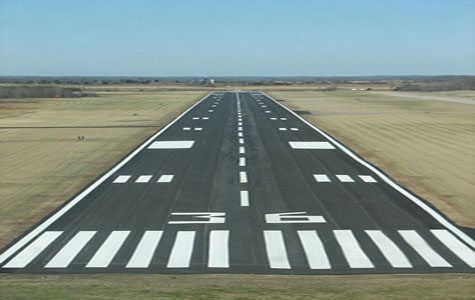
//> input picture Run.jpg, 475 x 300 px
$ ./Line_find   (built with g++ and OpenCV 4)
//> lines starting //> are read from the running program, lines starting //| are printed output that depends on the picture; after the words box and inside, x2 and y2 are one past the last pixel; in counts of white or black regions, pixels touching at a corner belong together
#include "opencv2/highgui/highgui.hpp"
#include <opencv2/objdetect/objdetect.hpp>
#include <opencv2/imgproc/imgproc.hpp>
#include <iostream>
#include <vector>
#include <stdio.h>
#include <cmath>

#define PI 3.1415926

#define DIFF_RANGE 0.02

using namespace cv;

typedef struct lines_{
public:
  Vec4i l;
  float length(){
    return sqrt((float(l[2] - l[0]) * (l[2] - l[0])) + float((l[3] - l[1]) * (l[3] - l[1])));
  }
  float slope(){
   return (float)(l[3] - l[1]) / (float)(l[2] - l[0]);
  }
  int number_of_lines;
}LINES;

typedef struct _point_{
public:
  int x;
  int y;
}POINT;

typedef struct _REF_{
  float neg_slope;
  float pos_slope;
  POINT middle_point;
}Reference;

LINES *LINES_detect(Mat image, int threshold, int *number_of_lines){
  Mat src_gray;
  /// Convert the image to grayscale
  cvtColor( image, src_gray, CV_BGR2GRAY );
  // Canny algorithm
  Mat contours;
  /// Reduce noise with a kernel 3x3
  blur( src_gray, contours, Size(3,3) );
  Canny(contours,contours, threshold, threshold*3, 3);

  blur( contours, contours, Size(3,3) );

  //imshow("contoursInv", contoursInv);
  //imshow("contours", contours);

  vector<Vec4i> lines;
  HoughLinesP(contours, lines, 1, CV_PI/180, 50, 50, 10 );
  LINES *detect_lines = new LINES[lines.size()];

  for( int i = 0; i < (int)lines.size(); i++ ){
    detect_lines[i].l = lines[i];
  }

  *number_of_lines = lines.size();

  return detect_lines;

}

float Mean_length(LINES *detect_lines, int number_of_lines){
  float mean = 0;
  for( int i = 0; i < number_of_lines; i++ ){
    mean += detect_lines[i].length();
  }

  return mean / number_of_lines;
}

POINT find_middle_point(LINES *detect_lines, int number_of_lines, float mean){
  float L;
  int left_x = 0, left_y = 0, right_x = 0, right_y = 0, left_count = 0, right_count = 0;
  POINT middle_point;

  printf("\n");
  printf("number_of_lines = %d\tmean = %f\n", number_of_lines, mean);
  for( int i = 0; i < number_of_lines; i++ )
  {
    L = detect_lines[i].length();
    //if(L == max || L == second_max){
    printf("No.%d => length : %f\tSlope : %f\tStart (%d,%d), End(%d,%d)\n", i, L, detect_lines[i].slope(), detect_lines[i].l[0], detect_lines[i].l[1], detect_lines[i].l[2], detect_lines[i].l[3]);
    //if(L >= mean){
      //line( image, Point(detect_lines[i].l[0], detect_lines[i].l[1]), Point(detect_lines[i].l[2], detect_lines[i].l[3]), Scalar(0,0,255), 3, CV_AA);
      if(detect_lines[i].slope() > 0){
        right_x += detect_lines[i].l[0];
        right_y += detect_lines[i].l[1];
        right_count++;
      }else{
        left_x += detect_lines[i].l[2];
        left_y += detect_lines[i].l[3];
        left_count++;
      }
    //}
  }

  printf("right_count = %d, left_count = %d\n", right_count, left_count );
  if(right_count != 0){
    right_x = right_x / right_count;
    right_y = right_y / right_count;
  }

  if(left_count != 0){
    left_x = left_x / left_count;
    left_y = left_y / left_count;
  }

  middle_point.x = (right_x+left_x) /2;
  middle_point.y = (right_y+left_y) /2;

  printf("left = (%d, %d)\tright = (%d, %d)\nmiddle point(%d,%d)\n",left_x, left_y, right_x, right_y, middle_point.x, middle_point.y);

  return middle_point;
}

int learning_machine(Mat image, Reference *Ref_sig){
  int number_of_lines;
  if (!image.data){
    printf("input_image is empty\n");
    return -1;
  }
  float positive_slope = 0, negative_slope = 0;
  int positive_count = 0, negative_count = 0;

  LINES *detect_lines = LINES_detect(image, 223, &number_of_lines);

  for(int i = 0; i < number_of_lines; i++){
    if(detect_lines[i].slope() <0){
      negative_slope += detect_lines[i].slope();
      negative_count++;
    }else{
      positive_slope += detect_lines[i].slope();
      positive_count++;
    }
  }

  negative_slope = negative_slope / negative_count;
  positive_slope = positive_slope / positive_count;

  printf("Mean negative_slope = %f, mean positive_slope = %f\n", negative_slope, positive_slope);

  float mean = Mean_length(detect_lines, number_of_lines);

  POINT middle_point = find_middle_point(detect_lines, number_of_lines, mean);
  //printf("middle_point x = %d, y = %d\n", middle_point.x, middle_point.y);

  Ref_sig->neg_slope = negative_slope;
  Ref_sig->pos_slope = positive_slope;
  Ref_sig->middle_point = middle_point;

  //circle(image, Point(middle_point.x, middle_point.y), 5, Scalar(0,0,255), 1, 8, 0);
}

// [57 lines left out: function classfier_machine, not called in this run]

int main(int argc, char* argv[]) {
  // Read input image

  Mat image;
  char file_path[20] = {0};
  int command;
  Reference Ref_sig;
  memset(&Ref_sig, 0, sizeof(Reference));

  printf("------------------Welcome to UAV auto landing system------------------\n");
  while(1){
    printf("Training or Runing ? Training : 1, Running : 2, exit : 0 ---> ");
    scanf("%d", &command);
//> the answer given: 1

    if(command == 1){
      memset(&Ref_sig, 0, sizeof(Reference));
      printf("\n------------------Training phase------------------\n\n");
      printf("file_path = ");
      scanf("%s", file_path);
//> the answer given: Run.jpg
      image = cv::imread(file_path);
//> image is the input picture: 300 rows x 475 cols, CV_8UC3; mean B, G, R 139.8, 144.7, 128.9

      if(!image.data){
        printf("empty data\n");
        return -1;
      }

      learning_machine(image, &Ref_sig);
//> in LINES_detect, `cvtColor( image, src_gray, CV_BGR2GRAY );`:
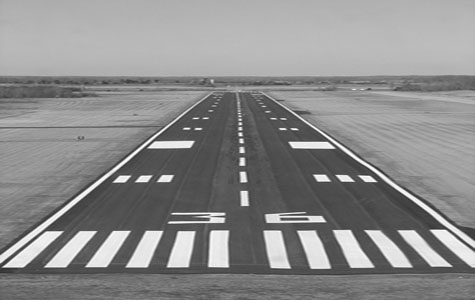
//> src_gray: 300 rows x 475 cols, CV_8UC1; min 46, max 254, mean 139.4
//> in LINES_detect, `blur( src_gray, contours, Size(3,3) );`:
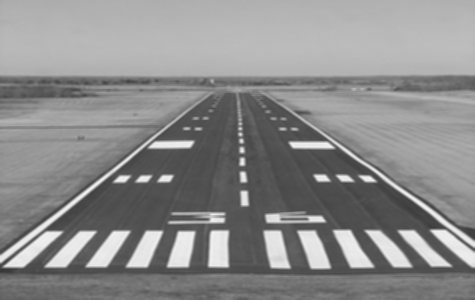
//> contours: 300 rows x 475 cols, CV_8UC1; min 54, max 243, mean 139.4
//> in LINES_detect, `Canny(contours,contours, threshold, threshold*3, 3);`:
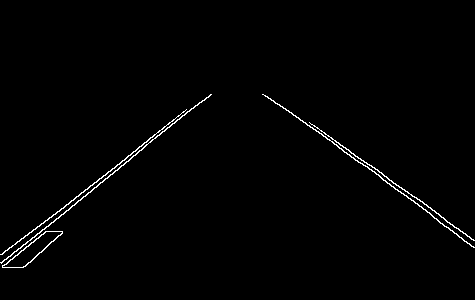
//> contours: 300 rows x 475 cols, CV_8UC1; 1.1% white in thin lines or dots, all inside (x1, y1, x2, y2) = (0, 94, 475, 268)
//> in LINES_detect, `blur( contours, contours, Size(3,3) );`:
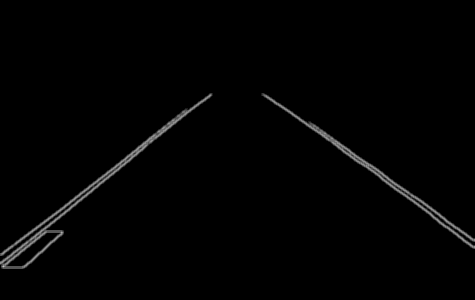
//> contours: 300 rows x 475 cols, CV_8UC1; 3.06% of pixels changed, all inside (x1, y1, x2, y2) = (0, 93, 475, 269)
//> in LINES_detect, `HoughLinesP(contours, lines, 1, CV_PI/180, 50, 50, 10 );`: lines = 18 lines (x1, y1, x2, y2), first 8: [64, 215, 210, 93], [0, 262, 209, 93], [280, 103, 474, 239], [264, 93, 474, 240], [261, 93, 474, 247], [0, 255, 198, 101], [0, 254, 187, 108], [263, 93, 474, 246]
//> the loop in LINES_detect, `for( int i = 0; i < (int)lines.size(); i++ )` made 18 passes
//> in learning_machine, `LINES *detect_lines = LINES_detect(image, 223, &number_of_lines);`: number_of_lines = 18
//> the loop in learning_machine, `for(int i = 0; i < number_of_lines; i++)` made 18 passes
//> negative_slope on passes 1, 2, 6, 7, 10, 11, 13, 14, 15, 17: -0.836, -1.64, -2.42, -3.2, -4.01, -4.82, -5.63, -6.43, -7.22, -8.02
//> positive_slope on passes 3, 4, 5, 8, 9, 12: 0.701, 1.4, 2.12, 2.85, 3.55, 4.25
//> after the loop in learning_machine, `for(int i = 0; i < number_of_lines; i++)`: negative_slope = -8.02; negative_count = 10; positive_slope = 5.67; positive_count = 8
//> in learning_machine, `negative_slope = negative_slope / negative_count;`: negative_slope = -0.802
//> in learning_machine, `positive_slope = positive_slope / positive_count;`: positive_slope = 0.709
//| Mean negative_slope = -0.802178, mean positive_slope = 0.708895
//> the loop in Mean_length, `for( int i = 0; i < number_of_lines; i++ )` made 18 passes
//> mean on passes 1 to 12: 190.3, 459, 696, 952.3, 1215.1, 1466, 1703.2, 1963.9, 2132.5, 2404.9, 2663.1, 2839
//> after the loop in Mean_length, `for( int i = 0; i < number_of_lines; i++ )`: mean = 3600.8
//> in learning_machine, `float mean = Mean_length(detect_lines, number_of_lines);`: mean = 200
//| number_of_lines = 18	mean = 200.042633
//> the loop in find_middle_point, `for( int i = 0; i < number_of_lines; i++ )` made 18 passes
//> (L, left_x, left_y) on passes 1, 2, 6, 7, 10, 11, 13, 14, 15, 17: (190.3, 210, 93), (268.8, 419, 186), (250.8, 617, 287), (237.2, 804, 395), (272.4, 1016, 488), (258.2, 1217, 587), (271.6, 1429, 681), (143.7, 1589, 812), (67.62, 1774, 920), (102.4, 1870, 1101)
//> (L, right_x, right_y) on passes 3, 4, 5, 8, 9, 12: (236.9, 280, 103), (256.3, 544, 196), (262.8, 805, 289), (260.6, 1068, 382), (168.7, 1376, 503), (175.9, 1705, 643)
//| No.0 => length : 190.262970	Slope : -0.835616	Start (64,215), End(210,93)
//| No.1 => length : 268.778717	Slope : -0.808612	Start (0,262), End(209,93)
//| No.2 => length : 236.921921	Slope : 0.701031	Start (280,103), End(474,239)
//| No.3 => length : 256.337677	Slope : 0.700000	Start (264,93), End(474,240)
//| No.4 => length : 262.840240	Slope : 0.723005	Start (261,93), End(474,247)
//| No.5 => length : 250.838593	Slope : -0.777778	Start (0,255), End(198,101)
//| No.6 => length : 237.244598	Slope : -0.780749	Start (0,254), End(187,108)
//| No.7 => length : 260.633850	Slope : 0.725118	Start (263,93), End(474,246)
//> (output is shown up to pass 8 of 18)
//> after the loop in find_middle_point, `for( int i = 0; i < number_of_lines; i++ )`: right_x = 2330; right_y = 893; right_count = 8; left_x = 1870; left_y = 1101; left_count = 10
//| right_count = 8, left_count = 10
//> in find_middle_point, `right_x = right_x / right_count;`: right_x = 291
//> in find_middle_point, `right_y = right_y / right_count;`: right_y = 111
//> in find_middle_point, `left_x = left_x / left_count;`: left_x = 187
//> in find_middle_point, `left_y = left_y / left_count;`: left_y = 110
//| left = (187, 110)	right = (291, 111)
//| middle point(239,110)
//> in learning_machine, `Ref_sig->neg_slope = negative_slope;`: Ref_sig->neg_slope = -0.802
//> in learning_machine, `Ref_sig->pos_slope = positive_slope;`: Ref_sig->pos_slope = 0.709
      printf("Ref_sig.neg_slope = %f\n", Ref_sig.neg_slope);
//| Ref_sig.neg_slope = -0.802178
      printf("Ref_sig.pos_slope = %f\n", Ref_sig.pos_slope);
//| Ref_sig.pos_slope = 0.708895
      printf("Ref_sig.middle_point.x = %d, Ref_sig.middle_point.y = %d\n", Ref_sig.middle_point.x, Ref_sig.middle_point.y);
//| Ref_sig.middle_point.x = 239, Ref_sig.middle_point.y = 110

      memset(file_path, 0, sizeof(file_path));
      printf("\n------------------End of training phase------------------\n\n");
    }else if(command == 2){
      clock_t start, end;
      start = clock();
      printf("\n------------------Running phase------------------\n\n");
      printf("file_path = ");
      scanf("%s", file_path);

      image = cv::imread(file_path);

      if(!image.data){
        printf("empty data\n");
        return -1;
      }

      classfier_machine(image, Ref_sig);

      memset(file_path, 0, sizeof(file_path));
      end = clock();
      printf("Time usage : %f\n", (float)(end-start)/CLOCKS_PER_SEC);
      printf("\n------------------End of running phase------------------\n\n");


    }else if(command == 0){
      printf("------------------Thanks for your using------------------\n");
      break;
    }else{
      printf("No good input\n");
    }
  }

  return 0;
}
